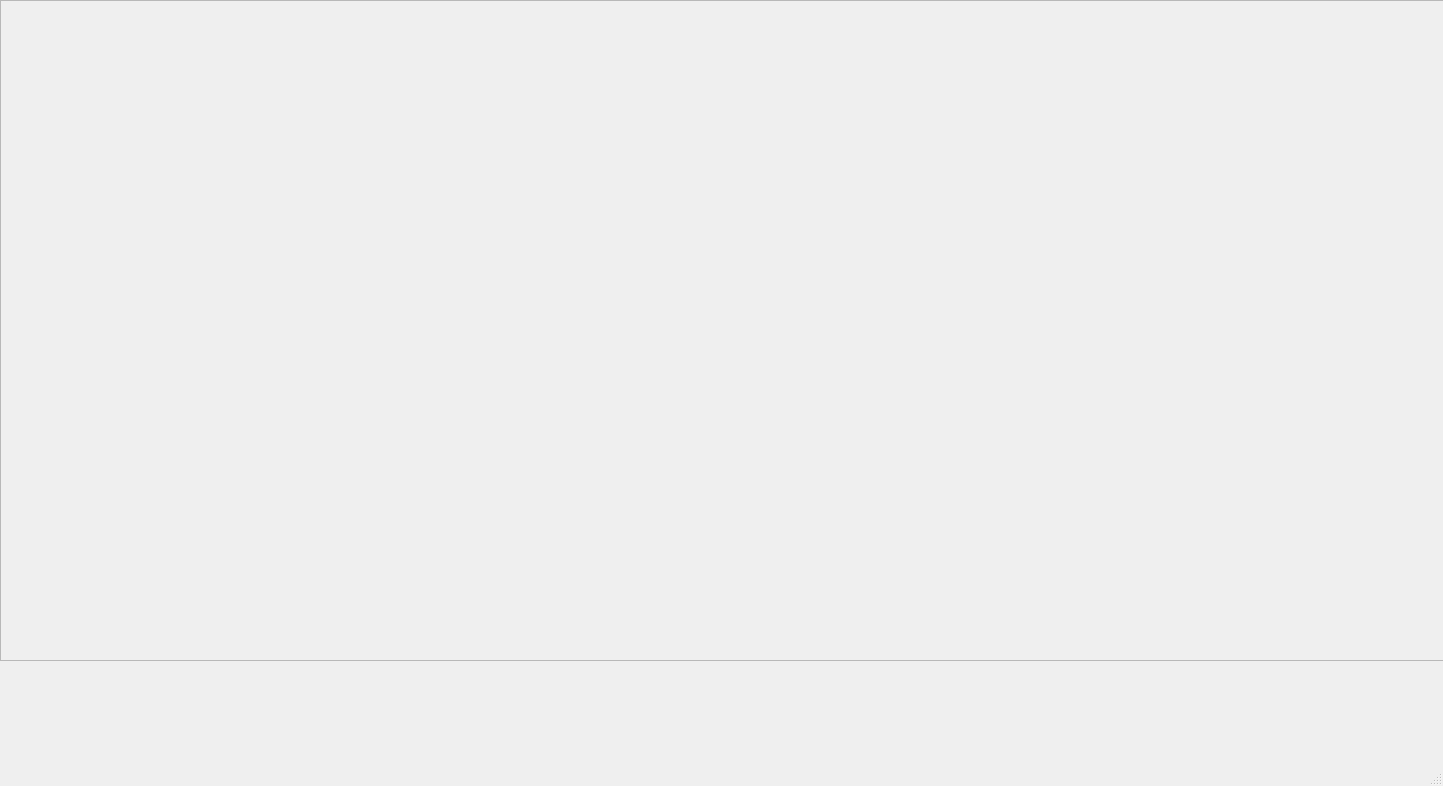
<?xml version="1.0" encoding="UTF-8"?>
<ui version="4.0">
 <class>CatWindow</class>
 <widget class="QMainWindow" name="CatWindow">
  <property name="geometry">
   <rect>
    <x>0</x>
    <y>0</y>
    <width>1443</width>
    <height>786</height>
   </rect>
  </property>
  <property name="windowTitle">
   <string>MainWindow</string>
  </property>
  <widget class="QWidget" name="centralwidget">
   <widget class="QFrame" name="catFrame">
    <property name="geometry">
     <rect>
      <x>0</x>
      <y>0</y>
      <width>1451</width>
      <height>661</height>
     </rect>
    </property>
    <property name="frameShape">
     <enum>QFrame::StyledPanel</enum>
    </property>
    <property name="frameShadow">
     <enum>QFrame::Raised</enum>
    </property>
    <widget class="QWidget" name="gridLayoutWidget">
     <property name="geometry">
      <rect>
       <x>0</x>
       <y>0</y>
       <width>1441</width>
       <height>661</height>
      </rect>
     </property>
     <layout class="QGridLayout" name="catLayout"/>
    </widget>
   </widget>
  </widget>
  <widget class="QStatusBar" name="statusbar"/>
 </widget>
 <resources/>
 <connections/>
</ui>
